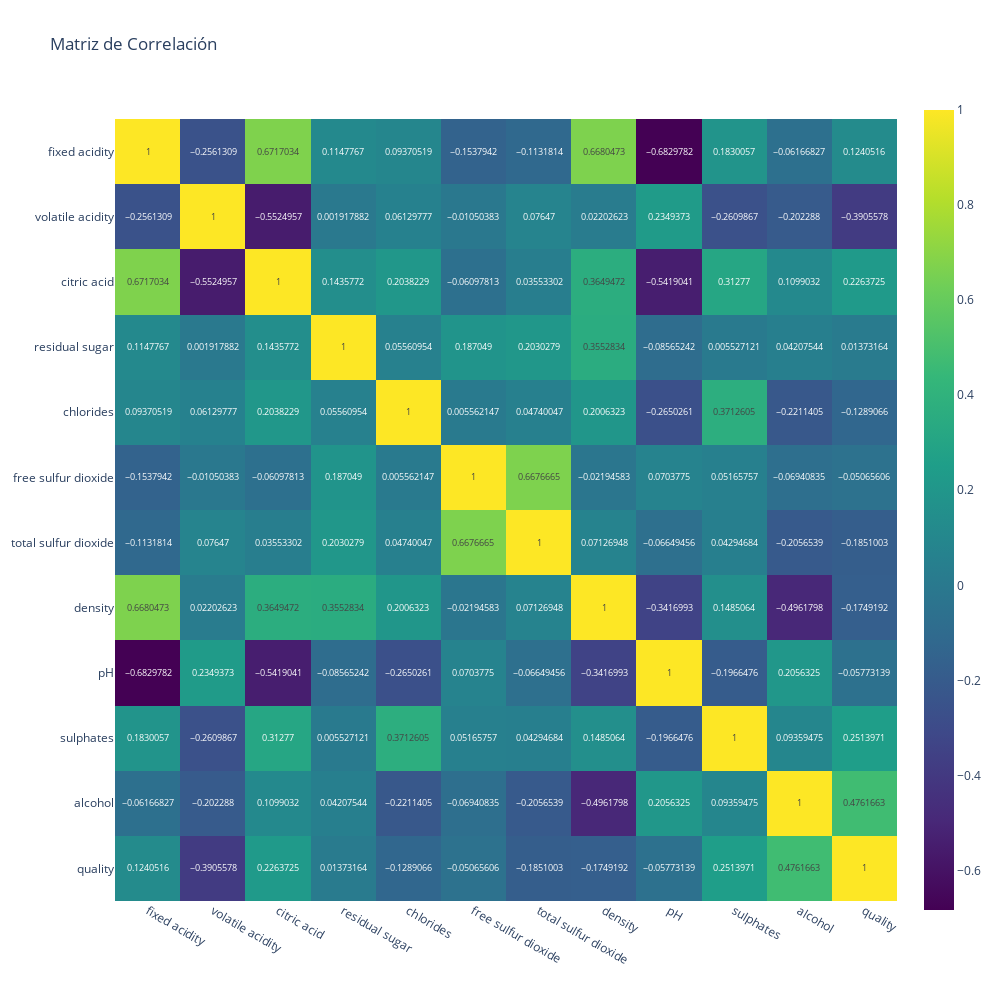

Notebook code for this chart:
### Code cell
# Crear el gráfico de correlación
fig = px.imshow(df_wine_corr, 
                text_auto=True,  # Muestra los valores de correlación en las celdas
                color_continuous_scale='Viridis',
                title="Matriz de Correlación")

# Ajustar el tamaño del lienzo
fig.update_layout(
    width=1000,  # Ancho del lienzo
    height=1000  # Alto del lienzo
)

# Mostrar el gráfico
fig.show()

### Figure 1 — Plotly figure (JSON) as saved in the notebook; plotly's stock layout.template omitted (floating-point values rounded to 4 significant figures; data arrays with more than 128 entries replaced by an {"elided": "..."} marker saying what was removed)
{"data": [{"coloraxis": "coloraxis", "hovertemplate": "x: %{x}<br>y: %{y}<br>color: %{z}<extra></extra>", "name": "0", "texttemplate": "%{z}", "type": "heatmap", "x": ["fixed acidity", "volatile acidity", "citric acid", "residual sugar", "chlorides", "free sulfur dioxide", "total sulfur dioxide", "density", "pH", "sulphates", "alcohol", "quality"], "xaxis": "x", "y": ["fixed acidity", "volatile acidity", "citric acid", "residual sugar", "chlorides", "free sulfur dioxide", "total sulfur dioxide", "density", "pH", "sulphates", "alcohol", "quality"], "yaxis": "y", "z": {"elided": "12x12 float values"}}], "layout": {"coloraxis": {"colorscale": [[0, "#440154"], [0.1111, "#482878"], [0.2222, "#3e4989"], [0.3333, "#31688e"], [0.4444, "#26828e"], [0.5556, "#1f9e89"], [0.6667, "#35b779"], [0.7778, "#6ece58"], [0.8889, "#b5de2b"], [1, "#fde725"]]}, "height": 1000, "title": {"text": "Matriz de Correlación"}, "width": 1000, "xaxis": {"anchor": "y", "constrain": "domain", "domain": [0, 1], "scaleanchor": "y"}, "yaxis": {"anchor": "x", "autorange": "reversed", "constrain": "domain", "domain": [0, 1]}}}
